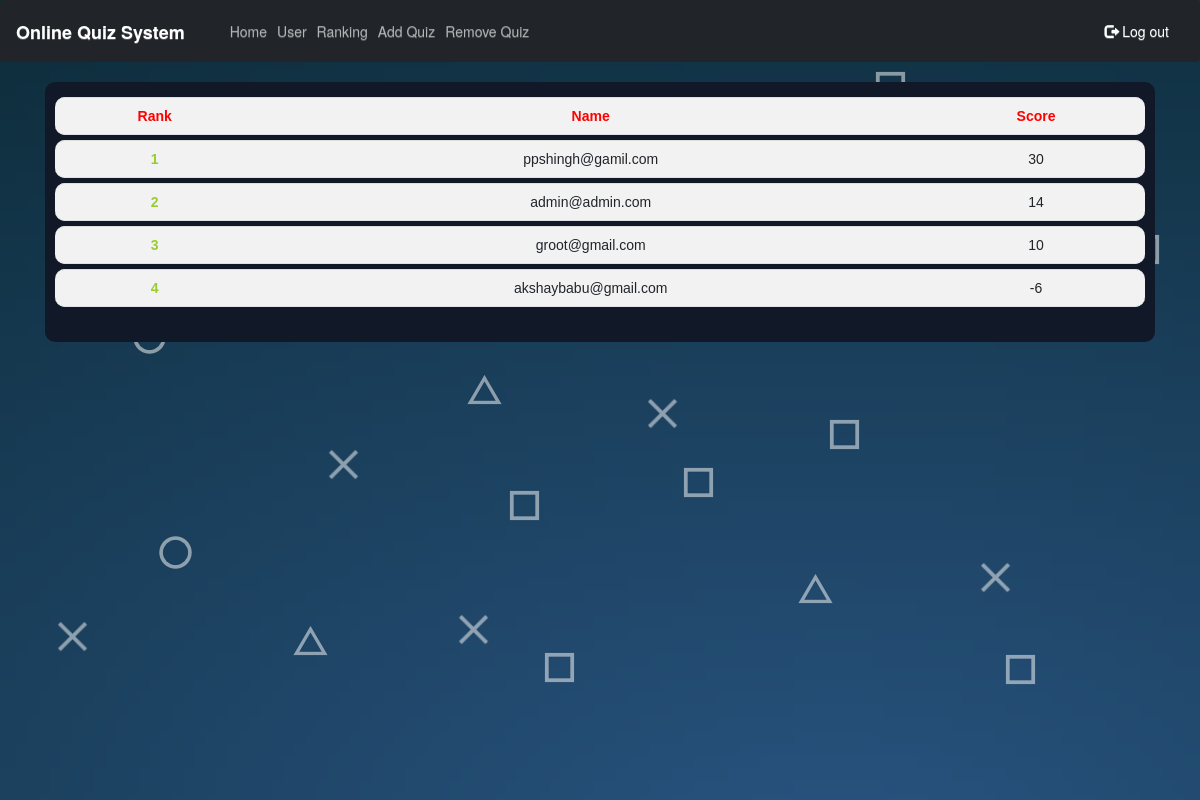
Screenshot of /dashboard.php?q=2 (signed in) with the database file from the repository.
### tables this page shows
CREATE TABLE `rank` (
  `email` varchar(50) NOT NULL,
  `score` int(11) NOT NULL,
  `time` timestamp NOT NULL DEFAULT current_timestamp() ON UPDATE current_timestamp()
);

### dashboard.php (the view, shortened to what this page needs)
 <?php
    include_once 'database.php';
?>
<!DOCTYPE html>
<html>
<head>
    <link  rel="stylesheet" href="css/bootstrap.css"/>
    <link  rel="stylesheet" href="css/bootstrap.min.css"/>
    <link  rel="stylesheet" href="css/bootstrap-theme.min.css"/>
    <link rel="stylesheet" href="css/welcome.css">
    <link  rel="stylesheet" href="css/font.css">
    <link rel="stylesheet" href="css/animation.css">
</head>
<body>
<div class="backwrap gradient">
  <div class="back-shapes">
      <span class="floating circle" style="top:66.59856996935649%;left:13.020833333333334%;animation-delay:-0.9s;"></span>
      <span class="floating cross" style="top:76.50663942798774%;left:38.020833333333336%;animation-delay:-4s;"></span>
      <span class="floating square" style="top:58.12053115423902%;left:56.770833333333336%;animation-delay:-2.15s;"></span>
      <span class="floating cross" style="top:69.96935648621042%;left:81.45833333333333%;animation-delay:-0.4s;"></span>
      <span class="floating cross" style="top:55.87334014300306%;left:27.135416666666668%;animation-delay:-2.25s;"></span>
      <span class="floating cross" style="top:49.54034729315628%;left:53.75%;animation-delay:-2s;"></span>
      <span class="floating triangle" style="top:77.83452502553627%;left:24.427083333333332%;animation-delay:-2.3s;"></span>
      <span class="floating triangle" style="top:71.3993871297242%;left:66.45833333333333%;animation-delay:-1.25s;"></span>
      <span class="floating triangle" style="top:46.47599591419816%;left:38.90625%;animation-delay:-0.35s;"></span>
      <span class="floating cross" style="top:77.3237997957099%;left:4.583333333333333%;animation-delay:-3.75s;"></span>
      <span class="floating square" style="top:81.30745658835546%;left:45.15625%;animation-delay:-1.75s;"></span>
      <span class="floating square" style="top:60.9805924412666%;left:42.239583333333336%;animation-delay:-1.45s;"></span>
      <span class="floating square" style="top:52.093973442288046%;left:68.90625%;animation-delay:-0.7s;"></span>
      <span class="floating square" style="top:81.51174668028601%;left:83.59375%;animation-delay:-0.35s;"></span>
    <nav class="navbar navbar-expand-lg navbar-dark bg-dark">
        <div class="container-fluid">
            <div class="navbar-header">
                <a class="navbar-brand" href="Javascript:void(0)"><b >Online Quiz System</b></a>
            </div>
            <div class="collapse navbar-collapse" id="bs-example-navbar-collapse-1">
                <ul class="nav navbar-nav navbar-left">
                    <li <?php if(@$_GET['q']==0) echo'class="active"'; ?>><a class="nav-link" href="dashboard.php?q=0" >Home<span class="sr-only">(current)</span></a></li>
                    <li <?php if(@$_GET['q']==1) echo'class="active"'; ?>><a class="nav-link" href="dashboard.php?q=1" >User</a></li>
                    <li <?php if(@$_GET['q']==2) echo'class="active"'; ?>><a class="nav-link" href="dashboard.php?q=2" >Ranking</a></li>
                    <li class="dropdown <?php if(@$_GET['q']==4 || @$_GET['q']==5) echo'active"'; ?>">
                    <li><a class="nav-link" href="dashboard.php?q=4" >Add Quiz</a></li>
                    <li><a class="nav-link" href="dashboard.php?q=5" >Remove Quiz</a></li>
                </ul>
                <ul class="nav navbar-nav navbar-right">
                    <li <?php echo''; ?> > <a href="logout1.php?q=dashboard.php" ><span class="glyphicon glyphicon-log-out" aria-hidden="true"></span>&nbsp;Log out</a></li>
                </ul>
            </div>
        </div>
    </nav>
    <div class="container">
        <div class="row">
            <div class="col-md-12">
                <?php if(@$_GET['q']==0)
                if(@$_GET['q']== 2)
                {
                    $q=mysqli_query($con,"SELECT * FROM rank  ORDER BY score DESC " )or die('Error223');
                    echo  '<div class="mypanel title"><div class="table-responsive">
                    <table class="table table-my" >
                    <tr style="color:red"><td><center><b>Rank</b></center></td><td><center><b>Name</b></center></td><td><center><b>Score</b></center></td></tr>';
                    $c=0;
                    while($row=mysqli_fetch_array($q) )
                    {
                        $e=$row['email'];
                        $s=$row['score'];
                        $c++;
                        echo '<tr><td style="color:#99cc32"><center><b>'.$c.'</b></center></td><td><center>'.$e.'</center></td><td><center>'.$s.'</center></td>';
                    }
                    echo '</table></div></div>';
                }
                ?>
            </div>
        </div>
    </div>
</body>
</html>

### css/welcome.css (style rules this page uses)
* { box-sizing: border-box; }
body { background: #6190E8; background: -webkit-linear-gradient(to right, #A7BFE8, #6190E8); background: linear-gradient(to right, #A7BFE8, #6190E8); }

### css/animation.css (style rules this page uses)
.backwrap { background: #113243; background-repeat: no-repeat; background-size: 100% 100%; width: 100%; height: 100%; position: fixed; left: 0; top: 0; z-index: 1; }
.back-shapes { width: 100%; height: 100%; position: relative; overflow: hidden; }
.floating { position: absolute; animation-name: floating; -webkit-animation-name: floating; animation-duration: 5s; -webkit-animation-duration: 5s; animation-iteration-count: infinite; -webkit-animation-iteration-count: infinite; }
.floating.circle { display: inline-block; width: 39px; height: 39px; background-size: cover; background-repeat: no-repeat; background-position: center center; opacity: 0.5; }
.floating.square { display: inline-block; width: 35px; height: 35px; background-size: cover; background-repeat: no-repeat; background-position: center center; opacity: 0.5; }
.floating.triangle { display: inline-block; width: 35px; height: 35px; background-size: cover; background-repeat: no-repeat; background-position: center center; opacity: 0.5; }
.floating.cross { display: inline-block; width: 35px; height: 35px; background-size: cover; background-repeat: no-repeat; background-position: center center; opacity: 0.5; }

### dashboard.php (style rules this page uses)
.mypanel { margin-bottom: 10px; background-color: #111827; border-radius: 10px; padding: 10px 10px; }
table { font-family: Arial, Helvetica, sans-serif; border-collapse: separate; border-spacing: 0px 5px; width: 100%; border: none }
table td, th { padding: 5px; }
table tr:nth-child(odd) { background-color: #f2f2f2; }
table tr:nth-child(even) { background-color: #f2f2f2; }
td:first-child, th:first-child { border-radius: 10px 0 0 10px; }
td:last-child, th:last-child { border-radius: 0 10px 10px 0; }
a { color:white; }

### rows the page displays
rank: email "ppshingh@gamil.com", score "30"
rank: email "admin@admin.com", score "14"
rank: email "groot@gmail.com", score "10"
rank: email "akshaybabu@gmail.com", score "-6"
